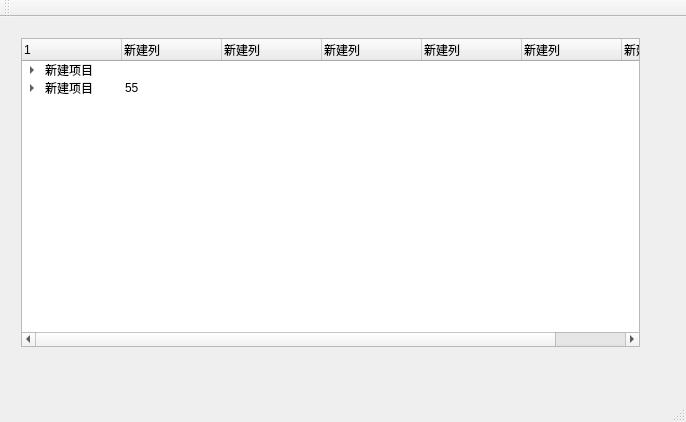
<?xml version="1.0" encoding="UTF-8"?>
<ui version="4.0">
 <class>MainWindow</class>
 <widget class="QMainWindow" name="MainWindow">
  <property name="geometry">
   <rect>
    <x>0</x>
    <y>0</y>
    <width>686</width>
    <height>422</height>
   </rect>
  </property>
  <property name="windowTitle">
   <string>MainWindow</string>
  </property>
  <widget class="QWidget" name="centralWidget">
   <widget class="QWidget" name="verticalLayoutWidget">
    <property name="geometry">
     <rect>
      <x>10</x>
      <y>10</y>
      <width>641</width>
      <height>331</height>
     </rect>
    </property>
    <layout class="QVBoxLayout" name="verticalLayout">
     <item>
      <widget class="Zo_treeWidgetOnceClickOpen" name="treeWidget">
       <column>
        <property name="text">
         <string>1</string>
        </property>
       </column>
       <column>
        <property name="text">
         <string>新建列</string>
        </property>
       </column>
       <column>
        <property name="text">
         <string>新建列</string>
        </property>
       </column>
       <column>
        <property name="text">
         <string>新建列</string>
        </property>
       </column>
       <column>
        <property name="text">
         <string>新建列</string>
        </property>
       </column>
       <column>
        <property name="text">
         <string>新建列</string>
        </property>
       </column>
       <column>
        <property name="text">
         <string>新建列</string>
        </property>
       </column>
       <item>
        <property name="text">
         <string>新建项目</string>
        </property>
        <item>
         <property name="text">
          <string>新建子项目</string>
         </property>
         <property name="text">
          <string>22</string>
         </property>
         <property name="text">
          <string>222</string>
         </property>
         <property name="text">
          <string>22</string>
         </property>
         <item>
          <property name="text">
           <string>新建子项目</string>
          </property>
          <property name="text">
           <string>44</string>
          </property>
          <property name="text">
           <string>55</string>
          </property>
          <property name="text">
           <string>55</string>
          </property>
          <item>
           <property name="text">
            <string>新建子项目</string>
           </property>
           <property name="text">
            <string>445</string>
           </property>
           <property name="text">
            <string>55</string>
           </property>
           <property name="text">
            <string>55</string>
           </property>
          </item>
         </item>
        </item>
       </item>
       <item>
        <property name="text">
         <string>新建项目</string>
        </property>
        <property name="text">
         <string>55</string>
        </property>
        <item>
         <property name="text">
          <string>新建子项目</string>
         </property>
         <item>
          <property name="text">
           <string>新建子项目</string>
          </property>
         </item>
        </item>
       </item>
      </widget>
     </item>
    </layout>
   </widget>
  </widget>
  <widget class="QMenuBar" name="menuBar">
   <property name="geometry">
    <rect>
     <x>0</x>
     <y>0</y>
     <width>686</width>
     <height>23</height>
    </rect>
   </property>
  </widget>
  <widget class="QToolBar" name="mainToolBar">
   <attribute name="toolBarArea">
    <enum>TopToolBarArea</enum>
   </attribute>
   <attribute name="toolBarBreak">
    <bool>false</bool>
   </attribute>
  </widget>
  <widget class="QStatusBar" name="statusBar"/>
 </widget>
 <layoutdefault spacing="6" margin="11"/>
 <customwidgets>
  <customwidget>
   <class>Zo_treeWidgetOnceClickOpen</class>
   <extends>QTreeWidget</extends>
   <header>zo_treewidgetonceclickopen.h</header>
  </customwidget>
 </customwidgets>
 <resources/>
 <connections/>
</ui>
